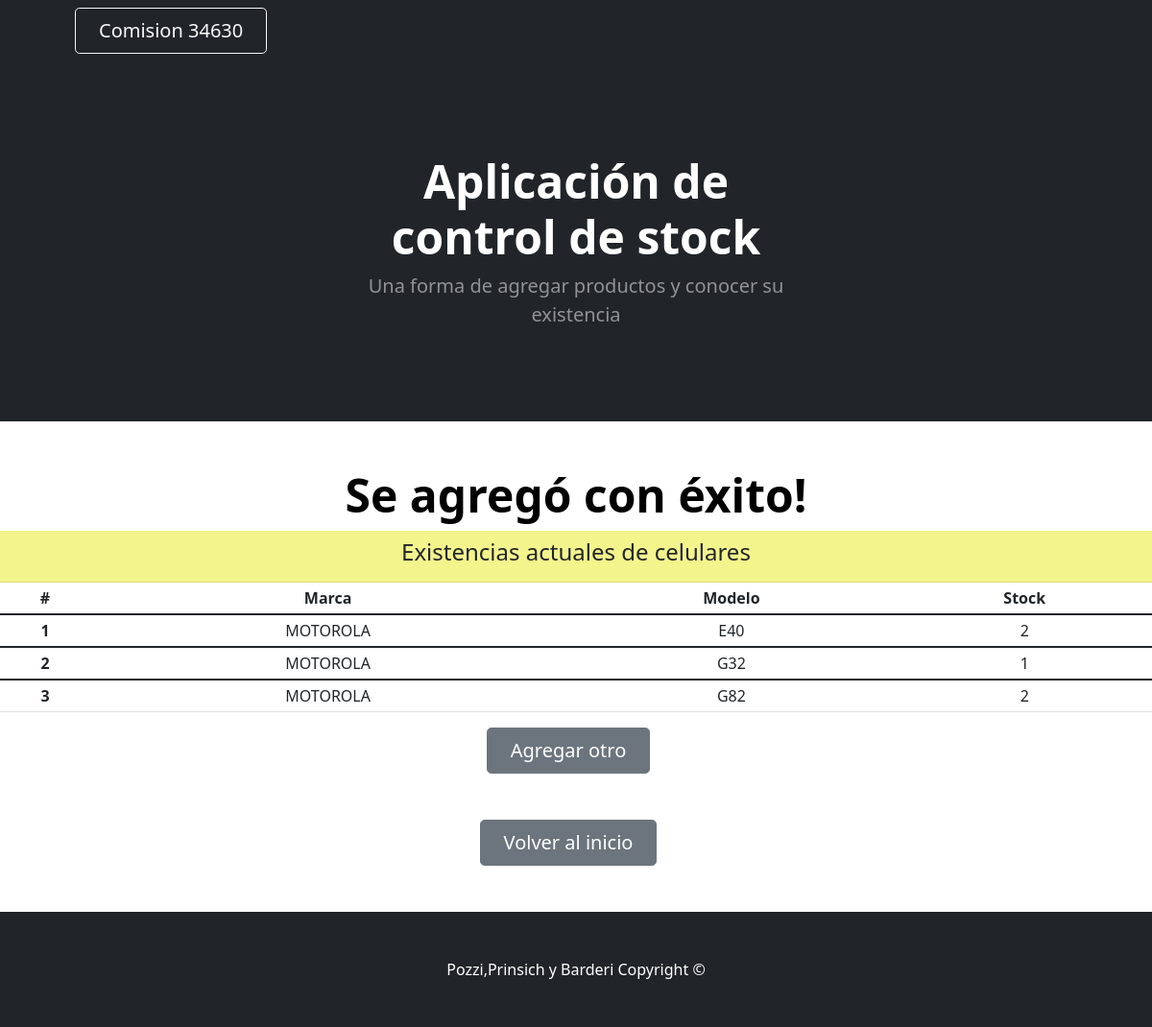
The page /listados/show_cel/ on the database its author committed.
### Miapp/models.py (models this page shows)
class Celulares (models.Model):
    marca_celular= models.CharField (max_length=50)
    modelo_celular= models.CharField (max_length=50)
    stock_celular= models.IntegerField ()

### Miapp/views.py (the view)
# urls.py: path('show_cel/',show_celulares,name="show_cel"),
def show_celulares(request):
    lista = Celulares.objects.all()
    return render(request, "show_cel.html",{"Celulares": lista} )

### Miapp/templates/show_cel.html
{% extends 'padre.html' %}
{% load static %}
{% block Contenido_cambiante %}
<h1 class="display-5 fw-bolder text-black mb-2"> Se agregó con éxito! </h1>
<div class="card-header" style="background-color: rgba(244, 244, 136, 0.957);">
  <h4>Existencias actuales de celulares</h4>
</div>
    <table class="table table-sm">
        <thead class="thead-dark">
          <tr>
            <th scope="col">#</th>
            <th scope="col">Marca</th>
            <th scope="col">Modelo</th>
            <th scope="col">Stock</th>
          </tr>
        </thead>
        {% for celus in Celulares %}
        <tbody>
          <tr>
            <th scope="row">{{celus.id}}</th>
            <td>{{celus.marca_celular}}</td>
            <td>{{celus.modelo_celular}}</td>
            <td>{{celus.stock_celular}}</td>
          </tr>
        </tbody>
        {% endfor %}
    </table>
<a class="btn btn-secondary btn-lg px-4 me-sm-3" href="{% url 'Celulares'%}">Agregar otro</a>
{% endblock %}

### Miapp/templates/padre.html (shortened to what this page needs)
<!DOCTYPE html>
<html lang="en">
    <head>
        {% load static %}
        <link href="https://cdn.jsdelivr.net/npm/bootstrap-icons@1.4.1/font/bootstrap-icons.css" rel="stylesheet" />
        <link href="{%static 'css/styles.css'%}" rel="stylesheet" />
    </head>
    <body>
        <nav class="navbar navbar-expand-lg navbar-dark bg-dark">
            <div class="container px-5">
                <a class="btn btn-outline-light btn-lg px-4" href="http://www.coderhouse.com">Comision 34630 </a>
            </div>
        </nav>
        <header class="bg-dark py-5">
            <div class="container px-5">
                <div class="row gx-5 justify-content-center">
                    <div class="col-lg-6">
                        <div class="text-center my-5">
                            <h1 class="display-5 fw-bolder text-white mb-2">Aplicación de control de stock</h1>
                            <p class="lead text-white-50 mb-4">Una forma de agregar productos y conocer su existencia</p>
                        </div>
                    </div>
                </div>
            </div>
        </header>
    <div  class="text-center my-5">
        {% block Contenido_cambiante %}
        {% endblock Contenido_cambiante %}
    </div>
    <div  class="text-center my-5">
    <a class="btn btn-secondary btn-lg px-4 me-sm-3" href="{% url 'Inicio'%}">Volver al inicio</a>
    </div>
    <footer class="py-5 bg-dark">
        <div class="container px-5"><p class="m-0 text-center text-white">Pozzi,Prinsich y Barderi Copyright &copy; </p></div>
    </footer>
    </body>
</html>

### rows shown on the page
Celulares: id "1", marca_celular "MOTOROLA", modelo_celular "E40", stock_celular "2"
Celulares: id "2", marca_celular "MOTOROLA", modelo_celular "G32", stock_celular "1"
Celulares: id "3", marca_celular "MOTOROLA", modelo_celular "G82", stock_celular "2"
